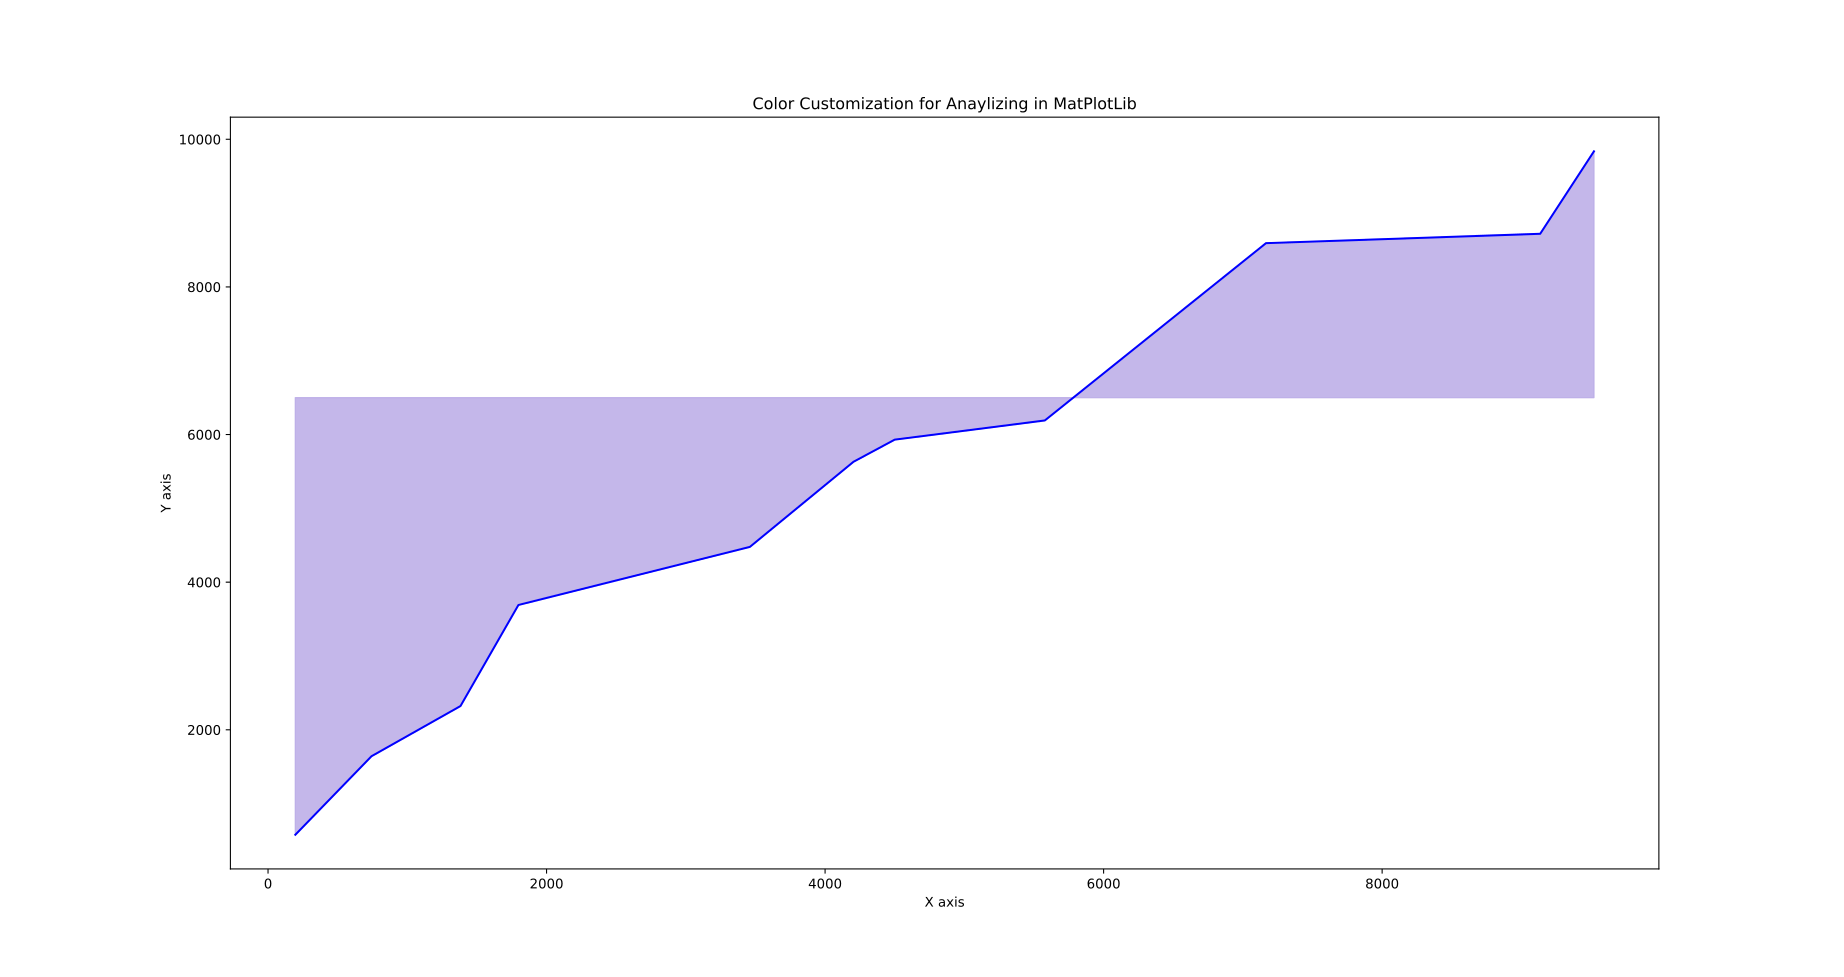

Write the Python code that produced this figure.
# Date 17-06-2021

import matplotlib.pyplot as plt

x = [196, 743, 1382, 1798, 3460, 4204, 4500, 5578, 7166, 9135, 9521]
y = [578, 1642, 2322, 3691, 4478, 5631, 5931, 6191, 8593, 8720, 9837]


plt.plot(x, y, label='First Plot', color='b')
plt.xlabel('X axis')
plt.ylabel('Y axis')
plt.title('Color Customization for Anaylizing in MatPlotLib')
# plt.tight_layout()
plt.fill_between(x, y, 6500, color="#BAAAE6", alpha=0.85)
# plt.legend()
plt.show()
